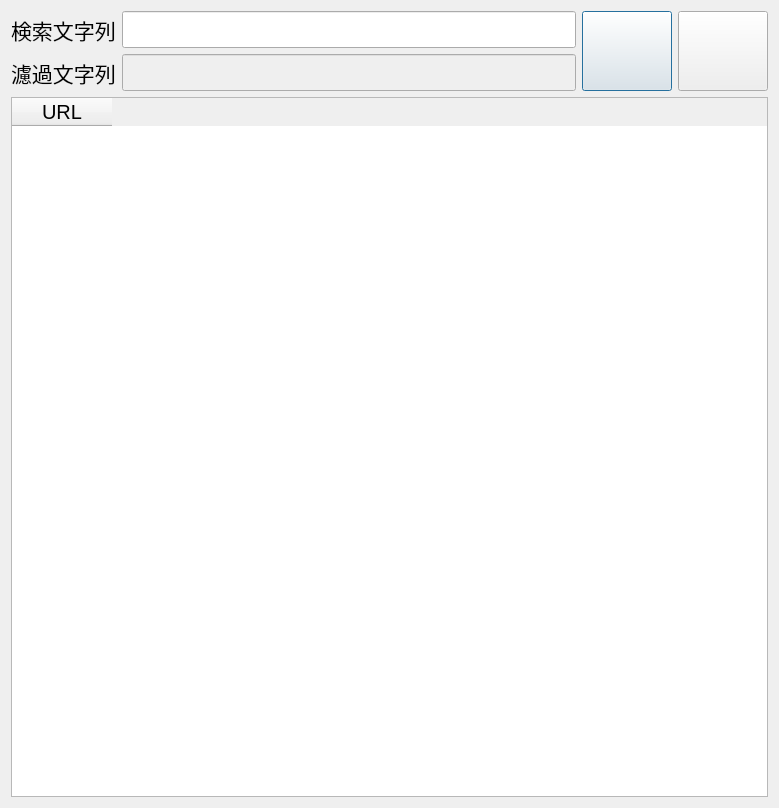
<?xml version="1.0" encoding="UTF-8"?>
<ui version="4.0">
 <class>QDialog</class>
 <widget class="QDialog" name="QDialog">
  <property name="geometry">
   <rect>
    <x>0</x>
    <y>0</y>
    <width>779</width>
    <height>808</height>
   </rect>
  </property>
  <property name="font">
   <font>
    <family>HoloLens MDL2 Assets</family>
    <pointsize>16</pointsize>
   </font>
  </property>
  <property name="windowTitle">
   <string>Search tool</string>
  </property>
  <property name="windowIcon">
   <iconset>
    <normaloff>window.png</normaloff>window.png</iconset>
  </property>
  <layout class="QGridLayout" name="gridLayout_2">
   <item row="0" column="0">
    <layout class="QGridLayout" name="gridLayout">
     <item row="0" column="0">
      <layout class="QHBoxLayout" name="horizontalLayout">
       <item>
        <layout class="QVBoxLayout" name="verticalLayout_2">
         <item>
          <widget class="QLabel" name="label">
           <property name="font">
            <font>
             <family>HoloLens MDL2 Assets</family>
             <pointsize>16</pointsize>
            </font>
           </property>
           <property name="text">
            <string>検索文字列</string>
           </property>
           <property name="scaledContents">
            <bool>false</bool>
           </property>
          </widget>
         </item>
         <item>
          <widget class="QLabel" name="label_2">
           <property name="font">
            <font>
             <family>HoloLens MDL2 Assets</family>
             <pointsize>16</pointsize>
            </font>
           </property>
           <property name="text">
            <string>濾過文字列</string>
           </property>
           <property name="scaledContents">
            <bool>false</bool>
           </property>
          </widget>
         </item>
        </layout>
       </item>
       <item>
        <layout class="QVBoxLayout" name="verticalLayout">
         <item>
          <widget class="QLineEdit" name="edit_key">
           <property name="minimumSize">
            <size>
             <width>450</width>
             <height>35</height>
            </size>
           </property>
           <property name="font">
            <font>
             <family>HoloLens MDL2 Assets</family>
             <pointsize>16</pointsize>
            </font>
           </property>
          </widget>
         </item>
         <item>
          <widget class="QLineEdit" name="filter_key">
           <property name="enabled">
            <bool>false</bool>
           </property>
           <property name="minimumSize">
            <size>
             <width>450</width>
             <height>35</height>
            </size>
           </property>
           <property name="font">
            <font>
             <family>HoloLens MDL2 Assets</family>
             <pointsize>16</pointsize>
            </font>
           </property>
          </widget>
         </item>
        </layout>
       </item>
       <item>
        <widget class="QPushButton" name="btn_search">
         <property name="minimumSize">
          <size>
           <width>90</width>
           <height>80</height>
          </size>
         </property>
         <property name="maximumSize">
          <size>
           <width>16777215</width>
           <height>90</height>
          </size>
         </property>
         <property name="toolTip">
          <string>検索</string>
         </property>
         <property name="text">
          <string/>
         </property>
         <property name="icon">
          <iconset>
           <normaloff>search.png</normaloff>search.png</iconset>
         </property>
         <property name="iconSize">
          <size>
           <width>60</width>
           <height>60</height>
          </size>
         </property>
        </widget>
       </item>
       <item>
        <widget class="QPushButton" name="btn_cancel">
         <property name="minimumSize">
          <size>
           <width>90</width>
           <height>80</height>
          </size>
         </property>
         <property name="toolTip">
          <string>終了</string>
         </property>
         <property name="statusTip">
          <string>終了</string>
         </property>
         <property name="text">
          <string/>
         </property>
         <property name="icon">
          <iconset>
           <normaloff>quit.png</normaloff>quit.png</iconset>
         </property>
         <property name="iconSize">
          <size>
           <width>60</width>
           <height>60</height>
          </size>
         </property>
        </widget>
       </item>
      </layout>
     </item>
     <item row="1" column="0">
      <widget class="QTableWidget" name="tableWidget">
       <property name="minimumSize">
        <size>
         <width>700</width>
         <height>700</height>
        </size>
       </property>
       <column>
        <property name="text">
         <string>URL</string>
        </property>
        <property name="font">
         <font>
          <family>MS Shell Dlg 2</family>
          <pointsize>15</pointsize>
         </font>
        </property>
       </column>
      </widget>
     </item>
    </layout>
   </item>
  </layout>
 </widget>
 <resources/>
 <connections>
  <connection>
   <sender>btn_cancel</sender>
   <signal>clicked()</signal>
   <receiver>QDialog</receiver>
   <slot>close()</slot>
   <hints>
    <hint type="sourcelabel">
     <x>640</x>
     <y>45</y>
    </hint>
    <hint type="destinationlabel">
     <x>357</x>
     <y>221</y>
    </hint>
   </hints>
  </connection>
  <connection>
   <sender>btn_search</sender>
   <signal>clicked()</signal>
   <receiver>QDialog</receiver>
   <slot>showResult()</slot>
   <hints>
    <hint type="sourcelabel">
     <x>537</x>
     <y>45</y>
    </hint>
    <hint type="destinationlabel">
     <x>357</x>
     <y>221</y>
    </hint>
   </hints>
  </connection>
  <connection>
   <sender>edit_key</sender>
   <signal>textChanged(QString)</signal>
   <receiver>QDialog</receiver>
   <slot>changeSearchKey()</slot>
   <hints>
    <hint type="sourcelabel">
     <x>355</x>
     <y>45</y>
    </hint>
    <hint type="destinationlabel">
     <x>357</x>
     <y>221</y>
    </hint>
   </hints>
  </connection>
 </connections>
 <slots>
  <slot>changeSearchKey()</slot>
  <slot>enableBtn()</slot>
 </slots>
</ui>
